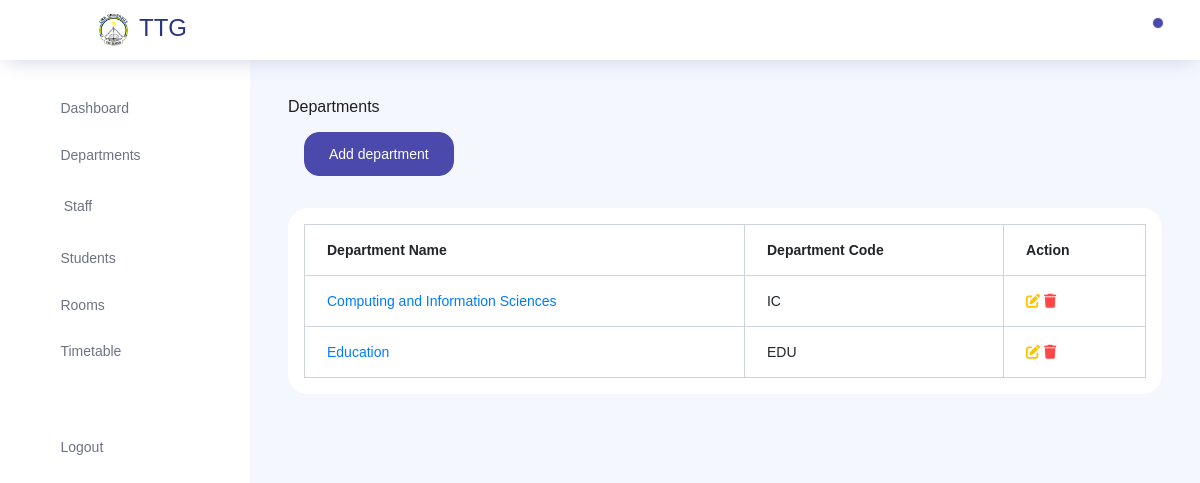
/departments/, run on an earlier commit of the app's database.
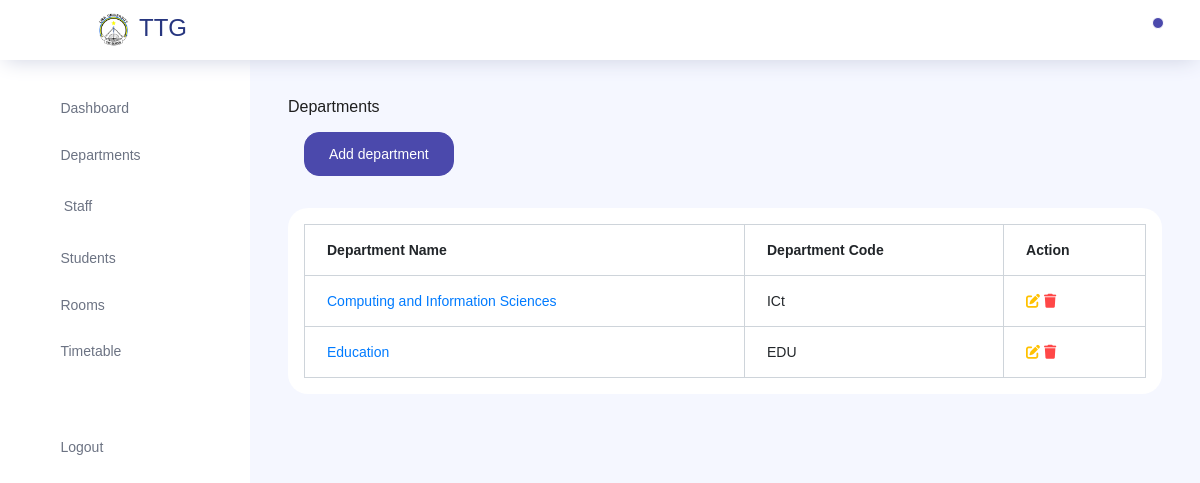
And on a later commit of the database.
### store/models.py (models this page shows, shortened)
class Department(models.Model):
    department_name = models.CharField(max_length=100)
    department_code = models.CharField(max_length=20)

### core/views.py (the view, shortened to what this page needs)
# urls.py: path('departments/', views.departments, name='departments'),
def departments(request):
    departments = Department.objects.all()
    context = {'departments': departments}
    return render(request, 'core/departments.html', context)

### templates/core/departments.html (shortened to what this page needs)
{% extends 'core/layout.html'%}
{% block content %}
Departments
<br>
<a href="#" class="btn btn-primary m-3" data-toggle="modal" data-target="#addDepartment">Add department</a>
<div class="card p-3 my-3 bg-white">
    <table class="table table-bordered">
        <thead>
            <tr>
                <th>Department Name</th>
                <th>Department Code</th>
                <th>Action</th>
            </tr>
        </thead>
        <tbody>
            {% for d in departments %}
            <tr>
                <td><a href="{% url 'core:program' dpt=d.pk %}">{{ d.department_name }}</a></td>
                <td>{{ d.department_code }}</td>
                <td>
                    <a href="#" data-toggle="modal" data-target="#editDepartment{{ d.id }}"><i class="fas fa-edit text-warning"></i></a>
                    <a href="{% url 'core:deleteDepartment' pk=d.id %}" onclick="return(confirm('Are you sure you want to delete this department?'))"><i class="fas fa-trash text-danger"></i></a>
                </td>
            </tr>
            {% endfor %}
        </tbody>
    </table>
</div>
{%endblock%}

What changed in the data, as far as the page shows it:
changed Department "Computing and Information Sciences": department_code "IC" → "ICt"
